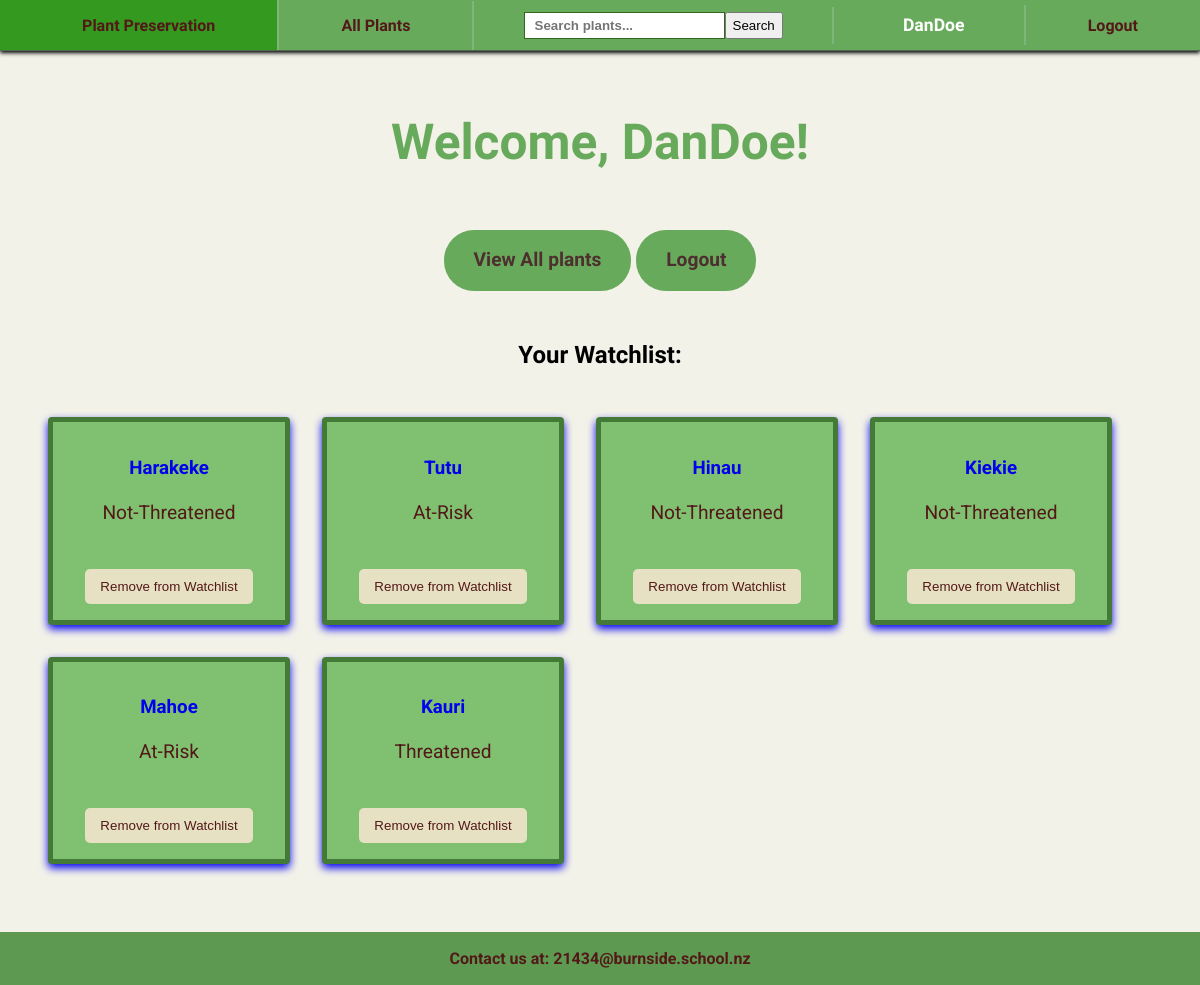
The page / (signed in) on the database its author committed.
### tables this page shows
CREATE TABLE Plant (id INTEGER PRIMARY KEY AUTOINCREMENT, name TEXT NOT NULL, status INTEGER, family TEXT, scientific_name TEXT, image TEXT);

### routes.py (the view)
@app.route('/')
def homepage():
    username = session.get('username')
    if username:
        params = []
        query = """
            SELECT plant.* FROM Plant
            JOIN Watchlist ON Plant.id = Watchlist.plant_id
            JOIN User ON User.id = Watchlist.user_id
            WHERE User.username = ?;
            """
        params.append(username)
        plant = db_query(query, False, params)
    else:
        plant = []
    return render_template("home.html", plant=plant, username=username)

### routes.py (called while the page is built)
def db_query(query, single=False, params=()):
    conn = sqlite3.connect('plant.db')
    cursor = conn.cursor()
    cursor.execute(query, params)
    if single:
        result = cursor.fetchone()
    else:
        result = cursor.fetchall()
    conn.close()
    return result

### templates/home.html (shortened to what this page needs)
{% extends "layout.html" %}
{% block content %}
<div class="home-page">
    {% if username %}
        <h1>Welcome, {{ username }}!</h1>
        <p><a href="/all_plant" class="homepage-button">View All plants</a>
            <a href="/logout" class="homepage-button">Logout</a>
        </p>
        <h2>Your Watchlist:</h2>
        <div class="card-container">
            {% if plant %}
                {% for watched in plant %}
                    <a href="/plant/{{ watched[0]}}" class="watchlist-link">
                        <div class="card">
                        <h3>{{ watched[1] }}</h3>
                        <p>{{ watched[2] }}</p>
                        <form action="/remove_watchlist/{{ watched[0] }}" method="POST">
                            <button type="submit" class="watchlist-button">Remove from Watchlist</button>
                        </form>
                        </div>
                    </a>
                {% endfor %}
            {% else %}
                <p>Your watchlist is empty.</p>
            {% endif %}
        </div>
    {% endif %}
</div>
{% endblock %}

### static/style.css (style rules this page uses)
body { font-family: "Roboto", monospace; color: rgb(0, 0, 0); margin: 0; padding-top: 40px; height: 100%; }
h1, h2 { font-family: "Comfortaa", monospace; text-align: center; }
.home-page { display: flex; flex-direction: column; justify-content: center; align-items: center; min-height: 80vh; text-align: center; background-color: rgb(243, 242, 233); padding: 40px 20px; }
.home-page h1 { font-size: 3.1em; font-family: "Comfortaa", sans-serif; color: rgb(104, 170, 91); margin-bottom: 20px; }
.home-page p { font-size: 1.2em; color: rgb(83, 24, 24); margin-bottom: 30px; max-width: 800px; line-height: 1.6; }
.homepage-button { display: inline-block; padding: 15px 30px; background-color: rgb(104, 170, 91); color: rgb(78, 47, 47); text-decoration: none; border-radius: 30px; font-weight: bold; margin-top: 20px; }
.card-container { display: flex; flex-wrap: wrap; gap: 16px; padding: 20px; }
.card { border: 5px solid rgb(67, 122, 55); border-radius: 4px; padding: 16px; margin: 8px; width: 200px; background-color: rgb(127, 192, 113) ; box-shadow: 0 4px 8px; }
.watchlist-link { text-decoration: none; }
.watchlist-button { background-color: rgb(231, 225, 195); color: rgb(83, 24, 24); border: none; padding: 10px 15px; cursor: pointer; border-radius: 5px; margin-top: 10px; }

### rows shown on the page
Plant: name "Harakeke", status "Not-Threatened"
Plant: name "Tutu", status "At-Risk"
Plant: name "Hinau", status "Not-Threatened"
Plant: name "Kiekie", status "Not-Threatened"
Plant: name "Mahoe", status "At-Risk"
Plant: name "Kauri", status "Threatened"

### other values the page prints
{{ session['username'] }} "DanDoe"
{{ username }} "DanDoe"
